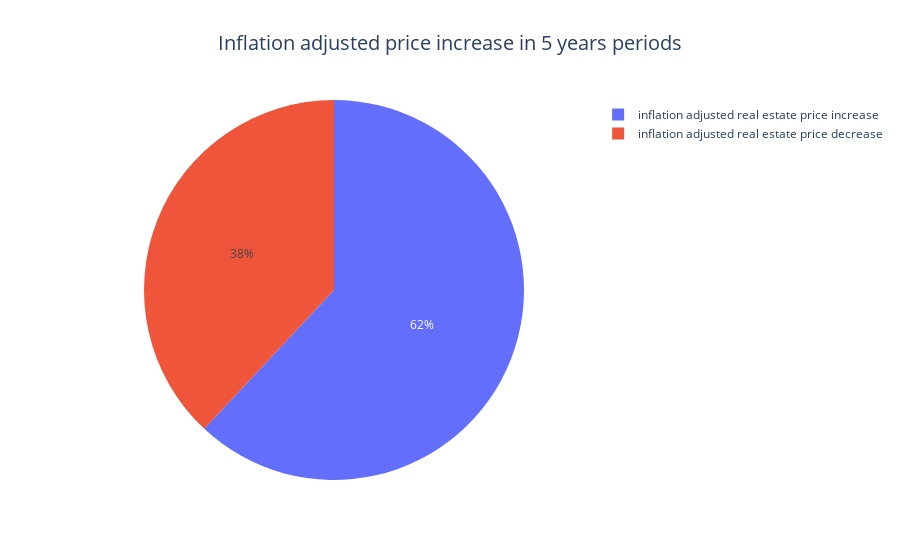

Here is the notebook cell this chart was saved with:
### Code cell
cpi_2_years_df = get_cpi(look_back_window=60)
real_estate_2_years_df = get_price_change(look_back_window=60)
df_2_years_changes = cpi_2_years_df.join(real_estate_2_years_df)
df_2_years_changes = df_2_years_changes.dropna(how='any', axis=0)
hold_value_months = len(df_2_years_changes.loc[df_2_years_changes['price_change'] > df_2_years_changes['inflation']])
hold_value_percentage = round((hold_value_months/len(df_2_years_changes)), 4)
fig = px.pie(values=[1-hold_value_percentage,hold_value_percentage],
             names=['inflation adjusted real estate price decrease', 'inflation adjusted real estate price increase'],
            title = "Inflation adjusted price increase in 5 years periods")
fig.update_layout(title_x=0.5, titlefont=dict(size=20))
fig.show()
print("I chose to look at 5 years periods, because this a reasonable time period for an investment. We can understand from this chart that in many time periods real estate was not a good hedge against inflation. Yet, this comparison does not distinguish between 0.001% real prices decrease and 10% real prices decrease. ")

### Figure 1 — Plotly figure (JSON) as saved in the notebook; plotly's stock layout.template omitted (floating-point values rounded to 4 significant figures)
{"data": [{"domain": {"x": [0, 1], "y": [0, 1]}, "hovertemplate": "label=%{label}<br>value=%{value}<extra></extra>", "labels": ["inflation adjusted real estate price decrease", "inflation adjusted real estate price increase"], "legendgroup": "", "name": "", "showlegend": true, "type": "pie", "values": [0.3804, 0.6196]}], "layout": {"legend": {"tracegroupgap": 0}, "title": {"font": {"size": 20}, "text": "Inflation adjusted price increase in 5 years periods", "x": 0.5}}}
